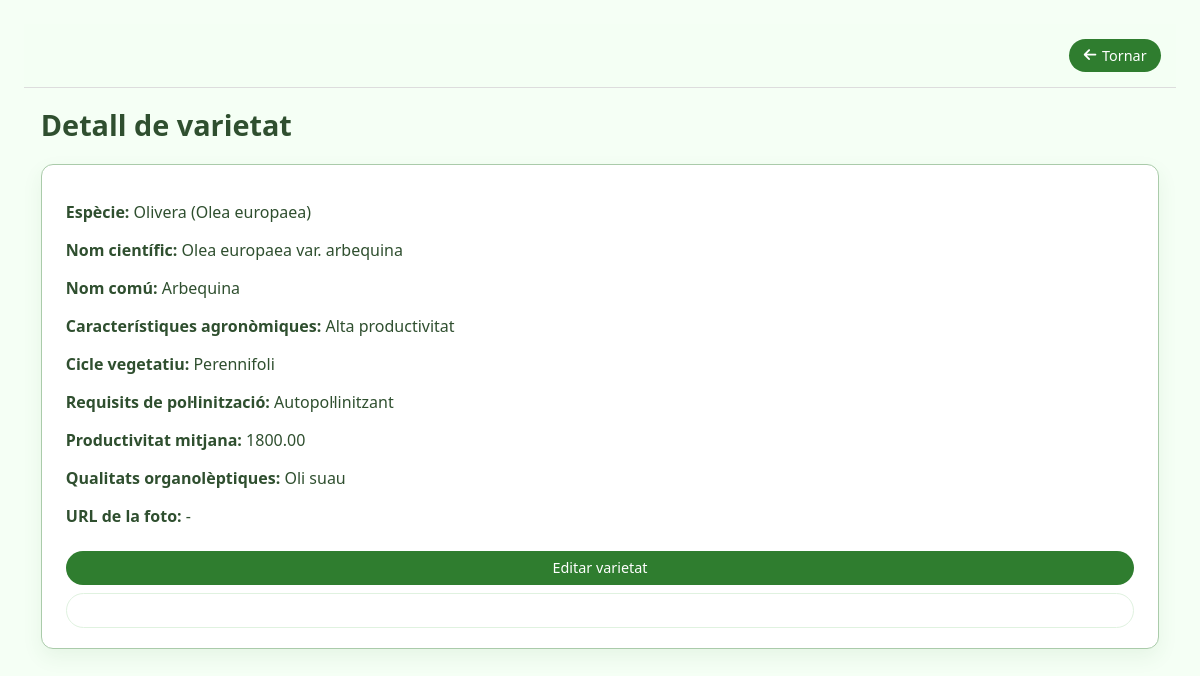
Page /PHP/varietat_detall.php?id=2 on the committed database.
### tables this page shows
CREATE TABLE `varietat` (
  `id_varietat` int(11) NOT NULL AUTO_INCREMENT,
  `id_especie` int(11) NOT NULL,
  `nom_cientific` varchar(255) NOT NULL,
  `nom_comu` varchar(255) NOT NULL,
  `caracteristiques_agronomiques` text DEFAULT NULL,
  `cicle_vegetatiu` text DEFAULT NULL,
  `requisits_pollinitzacio` text DEFAULT NULL,
  `productivitat_mitjana` decimal(10,2) DEFAULT NULL,
  `qualitats_organoleptiques` text DEFAULT NULL,
  `foto_url` varchar(255) DEFAULT NULL,
  PRIMARY KEY (`id_varietat`),
  KEY `id_especie` (`id_especie`),
  CONSTRAINT `varietat_ibfk_1` FOREIGN KEY (`id_especie`) REFERENCES `especie` (`id_especie`)
);

CREATE TABLE `especie` (
  `id_especie` int(11) NOT NULL AUTO_INCREMENT,
  `nom_cientific` varchar(255) NOT NULL,
  `nom_comu` varchar(255) NOT NULL,
  PRIMARY KEY (`id_especie`)
);

### PHP/varietat_detall.php (the view, shortened to what this page needs)
<?php
$conn = db_connect();
$id_varietat = filter_input(INPUT_GET, 'id', FILTER_VALIDATE_INT);
$stmt = $conn->prepare('SELECT v.id_varietat, v.id_especie, v.nom_cientific, v.nom_comu, v.caracteristiques_agronomiques, v.cicle_vegetatiu, v.requisits_pollinitzacio, v.productivitat_mitjana, v.qualitats_organoleptiques, v.foto_url, e.nom_comu AS especie_nom_comu, e.nom_cientific AS especie_nom_cientific FROM varietat v JOIN especie e ON e.id_especie = v.id_especie WHERE v.id_varietat = ?');
$stmt->bind_param('i', $id_varietat);
$stmt->execute();
$res = $stmt->get_result();
$varietat = $res ? $res->fetch_assoc() : null;
?>
<!DOCTYPE html>
<html lang="ca">
<head>
    <link rel="stylesheet" href="../HTML/styles.css">
    <link rel="stylesheet" href="https://cdnjs.cloudflare.com/ajax/libs/font-awesome/6.5.1/css/all.min.css">
</head>
<body>
  <div style="padding:15px; background:#f4fff4; border-bottom:1px solid #ddd; text-align:right;">
    <a href="#" class="btn btn-primary" onclick="history.back(); return false;"><i class="fa-solid fa-arrow-left"></i> Tornar</a>
  </div>
<div class="page">
    <div class="page-header">
        <h1>Detall de varietat</h1>
    </div>
    <div class="panel">
        <p><strong>Espècie:</strong> <?php echo htmlspecialchars(($varietat['especie_nom_comu'] ?? '') . ' (' . ($varietat['especie_nom_cientific'] ?? '') . ')'); ?></p>
        <p><strong>Nom científic:</strong> <?php echo htmlspecialchars($varietat['nom_cientific'] ?? ''); ?></p>
        <p><strong>Nom comú:</strong> <?php echo htmlspecialchars($varietat['nom_comu'] ?? ''); ?></p>
        <p><strong>Característiques agronòmiques:</strong> <?php echo htmlspecialchars($varietat['caracteristiques_agronomiques'] ?? '-'); ?></p>
        <p><strong>Cicle vegetatiu:</strong> <?php echo htmlspecialchars($varietat['cicle_vegetatiu'] ?? '-'); ?></p>
        <p><strong>Requisits de pol·linització:</strong> <?php echo htmlspecialchars($varietat['requisits_pollinitzacio'] ?? '-'); ?></p>
        <p><strong>Productivitat mitjana:</strong> <?php echo htmlspecialchars($varietat['productivitat_mitjana'] ?? '-'); ?></p>
        <p><strong>Qualitats organolèptiques:</strong> <?php echo htmlspecialchars($varietat['qualitats_organoleptiques'] ?? '-'); ?></p>
        <p><strong>URL de la foto:</strong> <?php echo htmlspecialchars($varietat['foto_url'] ?? '-'); ?></p>
        <a class="btn btn-primary btn-full mt-2" href="varietat_editar.php?id=<?php echo (int)$varietat['id_varietat']; ?>">Editar varietat</a>
        <a class="btn btn-ghost btn-full mt-2" href="consulta_cultius_varietats.php">Tornar a la consulta</a>
    </div>
</div>
</body>
</html>

### HTML/styles.css (style rules this page uses)
*, *::before, *::after { box-sizing: border-box; }
html, body { margin: 0; padding: 0; }
body { font-family: system-ui, -apple-system, BlinkMacSystemFont, "Segoe UI", sans-serif; background: #f0f4f0; color: #2f4f2f; }
body:not(.app-layout-body) { padding: 1.5rem; min-height: 100vh; background: #f5fff5; }
.page { max-width: 1600px; margin: 0 auto; padding: clamp(1rem, 1.4vw, 1.5rem); color: #2f4f2f; }
.page-header { margin-bottom: 1.25rem; }
.page-header h1, .page-header h2 { margin: 0; font-size: 1.8rem; color: #2f4f2f; }
.panel { background: #ffffff; border-radius: 0.75rem; padding: 1.25rem 1.5rem; border: 1px solid #aacbaa; box-shadow: 0 8px 20px rgba(47, 125, 47, 0.08); }
.btn { display: inline-flex; align-items: center; justify-content: center; padding: 0.45rem 0.9rem; border-radius: 999px; border: none; font-size: 0.9rem; cursor: pointer; text-decoration: none; gap: 0.35rem; }
.btn-primary { background: #2f7d2f; color: #ffffff; }
.btn-ghost { background: rgba(255, 255, 255, 0.3); border: 1px solid #e0f2e0; color: #ffffff; }
.btn-full { width: 100%; }
.mt-2 { margin-top: 0.5rem; }

### rows in the picture
varietat: id_especie.nom_cientific "Olivera (Olea europaea)", nom_cientific "Olea europaea var. arbequina", nom_comu "Arbequina", caracteristiques_agronomiques "Alta productivitat", cicle_vegetatiu "Perennifoli", requisits_pollinitzacio "Autopol·linitzant", productivitat_mitjana "1800.00", qualitats_organoleptiques "Oli suau", foto_url "-"
